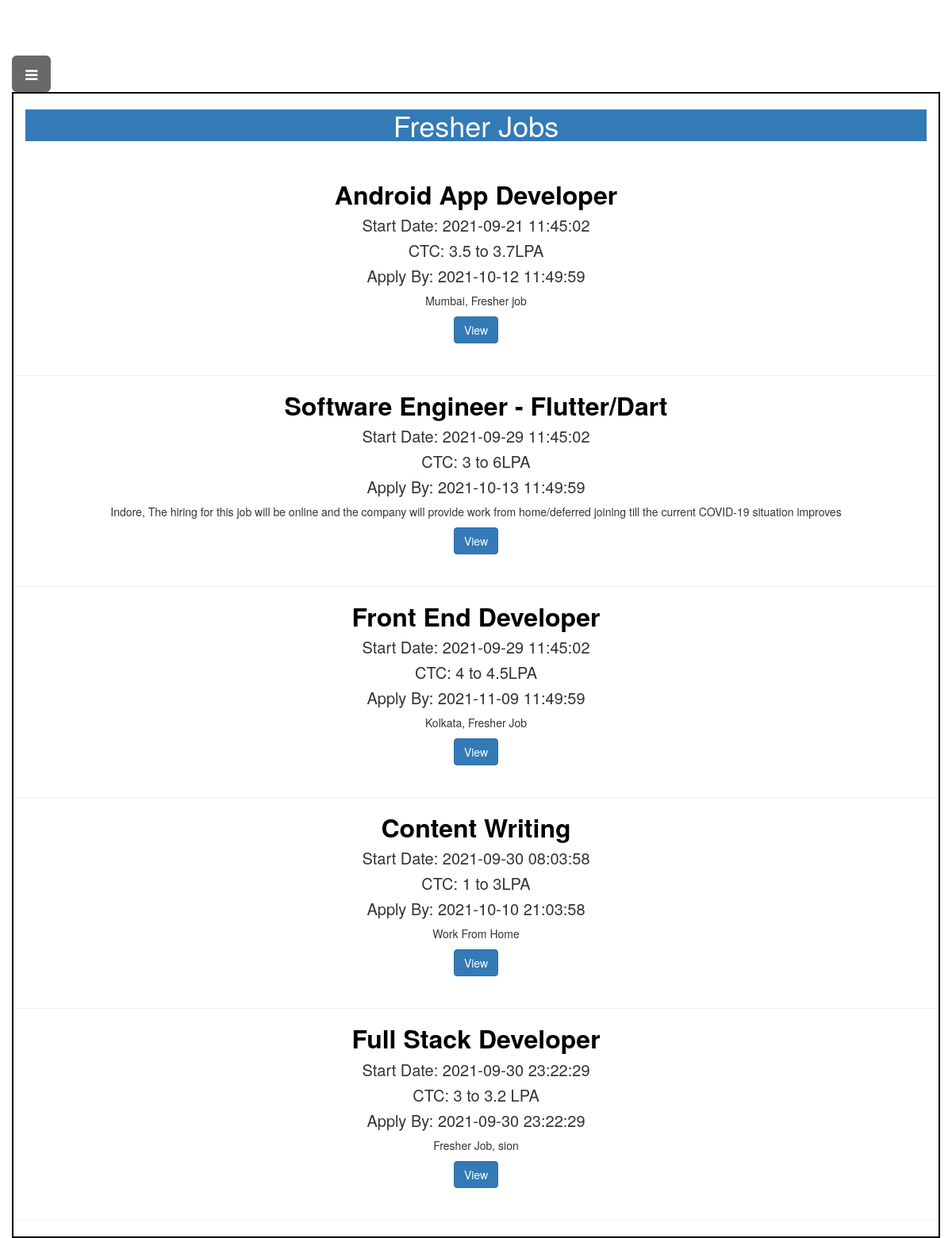
The app's page /job/index.php with its own data.
### tables this page shows
CREATE TABLE `job` (
  `job_id` int(8) NOT NULL,
  `job_name` varchar(100) NOT NULL,
  `job_desc` varchar(255) NOT NULL,
  `job_date` datetime NOT NULL DEFAULT current_timestamp(),
  `job_salary` varchar(40) NOT NULL,
  `job_applyby` datetime NOT NULL DEFAULT current_timestamp(),
  `company_name` varchar(60) NOT NULL,
  `job_dest` varchar(40) NOT NULL,
  `company_desc` varchar(500) NOT NULL,
  `activity_int1` varchar(100) NOT NULL,
  `activity_int2` varchar(100) NOT NULL,
  `activity_int3` varchar(100) NOT NULL,
  `job_skill1` varchar(30) NOT NULL,
  `job_skill2` varchar(30) NOT NULL,
  `job_skill3` varchar(30) NOT NULL,
  `job_skill4` varchar(30) NOT NULL,
  `job_require1` varchar(100) NOT NULL,
  `job_require2` varchar(100) NOT NULL,
  `job_require3` varchar(100) NOT NULL,
  `job_require4` varchar(100) NOT NULL,
  `job_require5` varchar(100) NOT NULL,
  `job_opening` int(20) NOT NULL
);

### job/index.php (the view, shortened to what this page needs)
<?php
$servername = "localhost";
$username = "root";
$password = "";
$database = "project";
$conn = mysqli_connect($servername,$username,$password,$database);
?>
<!doctype html>
<html lang="en">
<head>
    <link rel="stylesheet" href="https://maxcdn.bootstrapcdn.com/bootstrap/3.3.7/css/bootstrap.min.css"
>
    <link rel="stylesheet" href="style.css">
    <link rel="stylesheet" href="https://stackpath.bootstrapcdn.com/font-awesome/4.7.0/css/font-awesome.min.css">
</head>
<body>
    <div id="wrapper">
        <div id="page-content-wrapper">
            <button type="button" class="btn btn-lg custom-btn" data-toggle="offcanvas">
                <i class="fa fa-bars"></i>
            </button>
            <div class="container my-3">
                <center>
                    <div class="card-header py-3 text-white bg-primary border-primary">
                        <h1 class="my-0 fw-normal">Fresher Jobs</h1>
                    </div>
                </center>
                <div class="row row-cols-1 row-cols-md-3 mb-3 text-center">
                    <br>
                    <?php
                $sql = "SELECT * FROM `job`";
                $result = mysqli_query($conn,$sql);
                while($row = mysqli_fetch_assoc($result)){
                    $jid = $row['job_id'];
                    $jname = $row['job_name'];
                    $jdesc = $row['job_desc'];
                    $date = $row['job_date'];
                    $salary = $row['job_salary'];
                    $Dateby = $row['job_applyby'];
                    echo '
                    <div class="col">
                    <div class="card mb-4 rounded-3 shadow-sm border-primary">
                        <div class="card-body">
                            <h2 style="color: black; font-size: 32px; font-weight: bold;" class="card-title pricing-card-title" style="font-size:29px;">'.$jname.'</h2>
                            <ul class="list-unstyled mt-3 mb-4">
                                <li><h4 style="font-size: 20px; font-weight: lighter;">Start Date: '.$date.'</h4></li>
                                <li><h4 style="font-size: 20px;">CTC: '.$salary.'</h4></li>
                                <li><h4 style="font-size: 20px;">Apply By: '.$Dateby.'</h4></li>
                                <li>'.$jdesc.'</li>
                            </ul>
                            <a class="btn btn-primary" href="job1.php?jobsid='.$jid.'">View</a>
                        </div>
                    </div>
                </div>
                <br> <hr>';
                }
                ?>
                </div>
            </div>
</body>
</html>

### job/style.css (style rules this page uses)
body { position: relative; overflow-x: hidden; }
body, html { height: 100%; }
#wrapper { padding-left: 0; -webkit-transition: all 0.5s ease; -moz-transition: all 0.5s ease; -o-transition: all 0.5s ease; transition: all 0.5s ease; }
.container { border: 2px solid black; }
#page-content-wrapper { width: 100%; padding-top: 70px; }
.custom-btn { margin-left: 15px; color: white; background-color: dimgray; }
h4 { align-content: center; }

### records on screen
job: job_name "Android App Developer", job_date "2021-09-21 11:45:02", job_salary "3.5 to 3.7LPA", job_applyby "2021-10-12 11:49:59", job_desc "Mumbai, Fresher job"
job: job_name "Software Engineer - Flutter/Dart", job_date "2021-09-29 11:45:02", job_salary "3 to 6LPA", job_applyby "2021-10-13 11:49:59", job_desc "Indore, The hiring for this job will be online and the company will provide work from home/deferred joining till the current COVID-19 situation improves"
job: job_name "Front End Developer", job_date "2021-09-29 11:45:02", job_salary "4 to 4.5LPA", job_applyby "2021-11-09 11:49:59", job_desc "Kolkata, Fresher Job"
job: job_name "Content Writing", job_date "2021-09-30 08:03:58", job_salary "1 to 3LPA", job_applyby "2021-10-10 21:03:58", job_desc "Work From Home"
job: job_name "Full Stack Developer", job_date "2021-09-30 23:22:29", job_salary "3 to 3.2 LPA", job_applyby "2021-09-30 23:22:29", job_desc "Fresher Job, sion"
